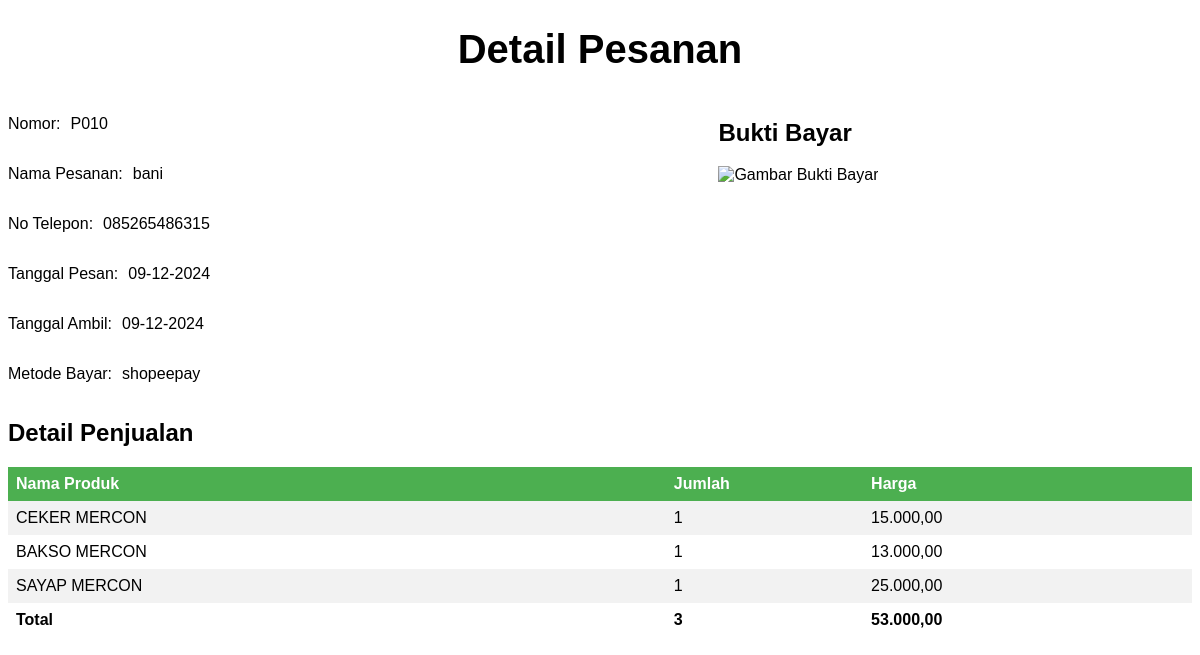
Page /get_detail.php?id=10 on the committed database.
### tables this page shows
CREATE TABLE `order_detail` (
  `id` int(11) NOT NULL,
  `pemesan_id` int(11) DEFAULT NULL,
  `nama_produk` varchar(255) NOT NULL,
  `jumlah` int(11) NOT NULL,
  `harga` decimal(10,2) NOT NULL,
  `total_harga` decimal(10,2) NOT NULL,
  `created_at` timestamp NOT NULL DEFAULT current_timestamp()
);

### get_detail.php (the view, shortened to what this page needs)
<?php
include 'koneksi.php';
$conn = new mysqli($servername, $username, $password, $dbname);
$id = intval($_GET['id']);
$sql = "SELECT p.*, od.nama_produk, od.jumlah, od.harga, od.total_harga
        FROM pemesan p
        LEFT JOIN order_detail od ON p.id = od.pemesan_id
        WHERE p.id = $id";
$result = $conn->query($sql);
if ($result->num_rows > 0) {
    $data = [];
    $total_jumlah = 0;
    $total_harga = 0;
    while ($row = $result->fetch_assoc()) {
        $data['nomor'] = 'P' . str_pad($row['id'], 3, '0', STR_PAD_LEFT);
        $data['nama_pemesan'] = $row['nama_pemesan'];
        $data['no_telp'] = $row['no_telp'];
        $data['tgl_pesan'] = date('d-m-Y', strtotime($row['tgl_pesan']));
        $data['tgl_ambil'] = date('d-m-Y', strtotime($row['tgl_ambil']));
        $data['metode_bayar'] = $row['metode_bayar'];
        $data['bukti_bayar'] = $row['bukti_bayar'];
        $data['order_details'][] = [
            'nama_produk' => $row['nama_produk'],
            'jumlah' => $row['jumlah'],
            'harga' => $row['harga']
        ];
        $total_jumlah += $row['jumlah'];
        $total_harga += $row['total_harga'];
    }
    $data['total_jumlah'] = $total_jumlah;
    $data['total_harga'] = $total_harga;
} else {
    echo "Data tidak ditemukan";
    exit;
}
?>
<!DOCTYPE html>
<html>
<head>
</head>
<body>
  <div class="header">
    <h1>Detail Pesanan</ h1>
  </div>
  <div class="section">
    <div class="section-left">
      <div class="info-row">
        <label>Nomor:</label>
        <p><?php echo $data['nomor']; ?></p>
      </div>
      <div class="info-row">
        <label>Nama Pesanan:</label>
        <p><?php echo $data['nama_pemesan']; ?></p>
      </div>
      <div class="info-row">
        <label>No Telepon:</label>
        <p><?php echo $data['no_telp']; ?></p>
      </div>
      <div class="info-row">
        <label>Tanggal Pesan:</label>
        <p><?php echo $data['tgl_pesan']; ?></p>
      </div>
      <div class="info-row">
        <label>Tanggal Ambil:</label>
        <p><?php echo $data['tgl_ambil']; ?></p>
      </div>
      <div class="info-row">
        <label>Metode Bayar:</label>
        <p><?php echo $data['metode_bayar']; ?></p>
      </div>
    </div>
    <div class="section-right">
      <h2>Bukti Bayar</h2>
      <img class="bukti-bayar" src="<?php echo $data['bukti_bayar']; ?>" alt="Gambar Bukti Bayar">
    </div>
  </div>
  <div class="details">
    <h2>Detail Penjualan</h2>
    <table class="table">
      <tr>
        <th>Nama Produk</th>
        <th>Jumlah</th>
        <th>Harga</th>
      </tr>
      <?php foreach ($data['order_details'] as $detail): ?>
      <tr>
        <td><?php echo $detail['nama_produk']; ?></td>
        <td><?php echo $detail['jumlah']; ?></td>
        <td><?php echo number_format($detail['harga'], 2, ',', '.'); ?></td>
      </tr>
      <?php endforeach; ?>
      <tr>
        <td><strong>Total</strong></td>
        <td><strong><?php echo $data['total_jumlah']; ?></strong></td>
        <td><strong><?php echo number_format($data['total_harga'], 2, ',', '.'); ?></strong></td>
      </tr>
    </table>
  </div>
</body>
</html>

### get_detail.php (style rules this page uses)
body { font-family: sans-serif; }
td:nth-child(1) { width: 50%; }
td:nth-child(2) { width: 15%; }
td:nth-child(3) { width: 25%; }
.header { text-align: center; margin-bottom: 20px; }
.header h1 { font-size: 2.5em; }
.section { display: flex; justify-content: space-between; margin-bottom: 20px; }
.section-left { width: 50%; }
.section-right { width: 40%; }
.info-row { display: flex; align-items: center; margin-bottom: 0; }
.info-row label { margin-right: 10px; }
.section-right img { width: 100%; height: auto; }
.table { border-collapse: collapse; width: 100%; margin-top: 20px; }
.table th, .table td { text-align: left; padding: 8px; }
.table tr:nth-child(even) { background-color: #f2f2f2; }
.table th { background-color: #4CAF50; color: white; }

### rows in the picture
order_detail: nama_produk "CEKER MERCON", jumlah "1", harga "15.000,00"
order_detail: nama_produk "BAKSO MERCON", jumlah "1", harga "13.000,00"
order_detail: nama_produk "SAYAP MERCON", jumlah "1", harga "25.000,00"

### other values in the picture
$data['nomor'] "P010"
$data['nama_pemesan'] "bani"
$data['no_telp'] "085265486315"
$data['tgl_pesan'] "09-12-2024"
$data['tgl_ambil'] "09-12-2024"
$data['metode_bayar'] "shopeepay"
$data['total_jumlah'] "3"
$data['total_harga'] "53.000,00"
